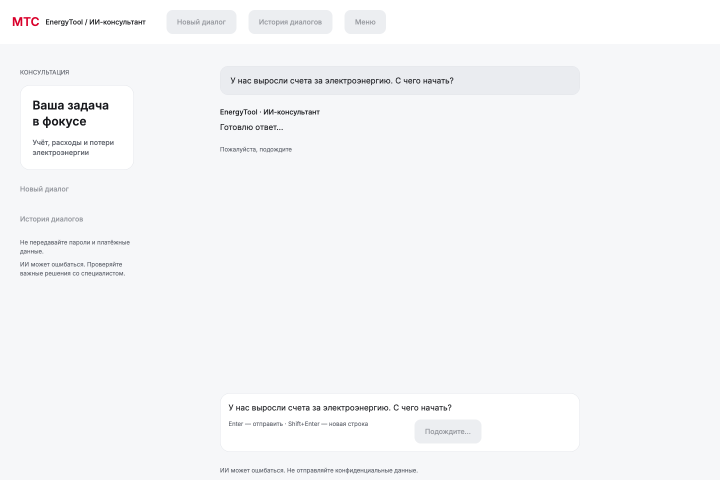
#> input picture reports/consultation-ui-v2/03-waiting.png, 1440 x 960 px, given in place of 03-waiting.png.png, which was not available (shown at 1/2 size)
$ python diff.py ../../../../reports/consultation-ui-v2/03-waiting.png
#> lines starting #> are read from the running program, lines starting #| are printed output that depends on the picture; after the words box and inside, x2 and y2 are one past the last pixel; in counts of white or black regions, pixels touching at a corner belong together
# Попиксельное сравнение исходного рендера и проверочной копии артборда: diff.py id...
import sys
from PIL import Image, ImageChops
bad = 0
for i in sys.argv[1:]:
    a = Image.open(f'png1x/{i}.png').convert('RGB'); b = Image.open(f'canvas/check/{i}.png').convert('RGB')
#> further down, a is the input picture: PIL image 1440x960 RGB; mean R, G, B 244.9, 245.8, 247.6
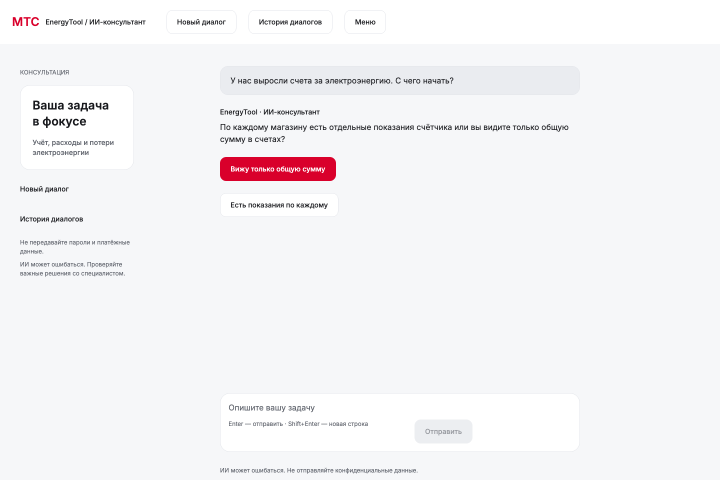
#> input picture reports/consultation-ui-v2/04-clarification.png, 1440 x 960 px, given in place of 03-waiting.png.png, which was not available (shown at 1/2 size)
#> further down, b is the input picture: PIL image 1440x960 RGB; mean R, G, B 244.5, 243.7, 245.8
    if a.size != b.size: print(i, 'SIZE', a.size, b.size); bad += 1; continue
    d = ImageChops.difference(a, b).convert('L')
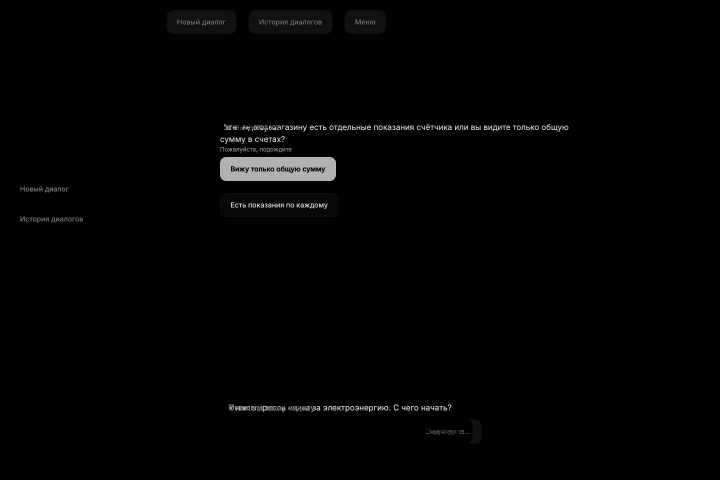
#> d: PIL image 1440x960 L (shown at 1/2 size); min 0, max 231, mean 2.6
    px = sum(1 for v in d.getdata() if v > 24)
#> px = 21821
    pct = 100 * px / (a.size[0] * a.size[1])
#> pct = 1.58
    if pct > 0.02: bad += 1
    print(f'{i}: {pct:.3f}% differing', d.getbbox() if px else '')
#| ../../../../reports/consultation-ui-v2/03-waiting.png: 1.578% differing (41, 20, 1160, 887)
    if pct > 0.02: d.point(lambda v: 255 if v > 24 else 0).save(f'tmp/diff-{i}.png')
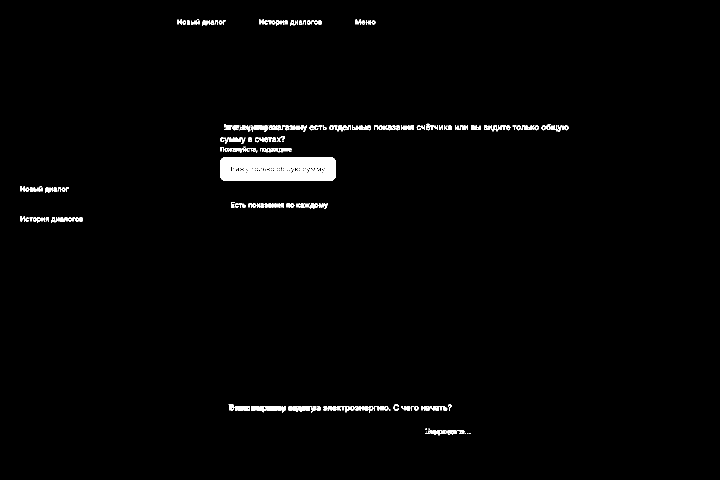
#> saved as 03-waiting.png.png: PIL image 1440x960 L (shown at 1/2 size); 1.6% white; 205 white regions (34 under 20 px), largest, box (x1, y1, x2, y2) and area: (440, 314, 672, 362) 10275, (502, 812, 562, 825) 451, (576, 812, 620, 824) 317
print('BAD', bad)
